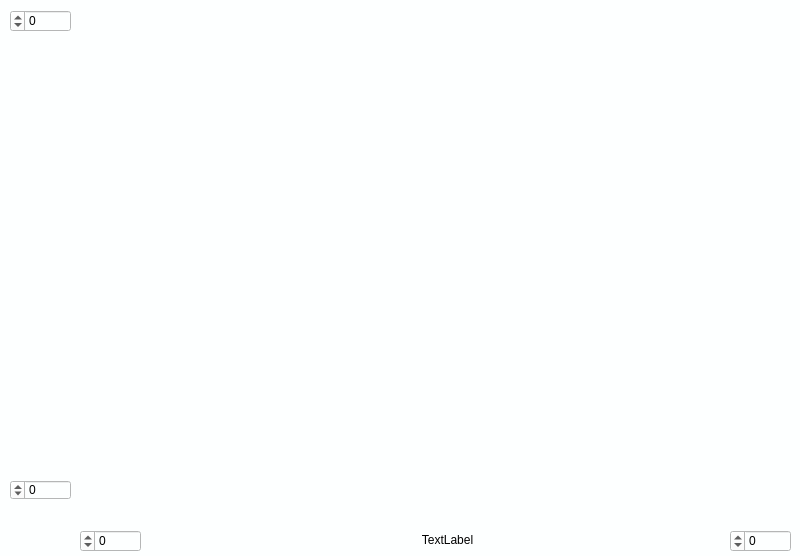
<?xml version="1.0" encoding="UTF-8"?>
<ui version="4.0">
 <class>plot</class>
 <widget class="QWidget" name="plot">
  <property name="enabled">
   <bool>true</bool>
  </property>
  <property name="geometry">
   <rect>
    <x>0</x>
    <y>0</y>
    <width>800</width>
    <height>556</height>
   </rect>
  </property>
  <property name="minimumSize">
   <size>
    <width>400</width>
    <height>300</height>
   </size>
  </property>
  <property name="maximumSize">
   <size>
    <width>800</width>
    <height>600</height>
   </size>
  </property>
  <property name="palette">
   <palette>
    <active>
     <colorrole role="Button">
      <brush brushstyle="SolidPattern">
       <color alpha="255">
        <red>253</red>
        <green>255</green>
        <blue>255</blue>
       </color>
      </brush>
     </colorrole>
     <colorrole role="Base">
      <brush brushstyle="SolidPattern">
       <color alpha="255">
        <red>253</red>
        <green>255</green>
        <blue>255</blue>
       </color>
      </brush>
     </colorrole>
     <colorrole role="Window">
      <brush brushstyle="SolidPattern">
       <color alpha="255">
        <red>253</red>
        <green>255</green>
        <blue>255</blue>
       </color>
      </brush>
     </colorrole>
    </active>
    <inactive>
     <colorrole role="Button">
      <brush brushstyle="SolidPattern">
       <color alpha="255">
        <red>253</red>
        <green>255</green>
        <blue>255</blue>
       </color>
      </brush>
     </colorrole>
     <colorrole role="Base">
      <brush brushstyle="SolidPattern">
       <color alpha="255">
        <red>253</red>
        <green>255</green>
        <blue>255</blue>
       </color>
      </brush>
     </colorrole>
     <colorrole role="Window">
      <brush brushstyle="SolidPattern">
       <color alpha="255">
        <red>253</red>
        <green>255</green>
        <blue>255</blue>
       </color>
      </brush>
     </colorrole>
    </inactive>
    <disabled>
     <colorrole role="Button">
      <brush brushstyle="SolidPattern">
       <color alpha="255">
        <red>253</red>
        <green>255</green>
        <blue>255</blue>
       </color>
      </brush>
     </colorrole>
     <colorrole role="Base">
      <brush brushstyle="SolidPattern">
       <color alpha="255">
        <red>253</red>
        <green>255</green>
        <blue>255</blue>
       </color>
      </brush>
     </colorrole>
     <colorrole role="Window">
      <brush brushstyle="SolidPattern">
       <color alpha="255">
        <red>253</red>
        <green>255</green>
        <blue>255</blue>
       </color>
      </brush>
     </colorrole>
    </disabled>
   </palette>
  </property>
  <property name="windowTitle">
   <string>Form</string>
  </property>
  <property name="layoutDirection">
   <enum>Qt::RightToLeft</enum>
  </property>
  <property name="styleSheet">
   <string notr="true">QWidget{
   background-color: rgb(253, 255, 255)
}</string>
  </property>
  <widget class="QCustomPlot" name="widget" native="true">
   <property name="geometry">
    <rect>
     <x>69</x>
     <y>0</y>
     <width>731</width>
     <height>521</height>
    </rect>
   </property>
   <property name="palette">
    <palette>
     <active>
      <colorrole role="Button">
       <brush brushstyle="SolidPattern">
        <color alpha="255">
         <red>253</red>
         <green>255</green>
         <blue>255</blue>
        </color>
       </brush>
      </colorrole>
      <colorrole role="Base">
       <brush brushstyle="SolidPattern">
        <color alpha="255">
         <red>253</red>
         <green>255</green>
         <blue>255</blue>
        </color>
       </brush>
      </colorrole>
      <colorrole role="Window">
       <brush brushstyle="SolidPattern">
        <color alpha="255">
         <red>253</red>
         <green>255</green>
         <blue>255</blue>
        </color>
       </brush>
      </colorrole>
     </active>
     <inactive>
      <colorrole role="Button">
       <brush brushstyle="SolidPattern">
        <color alpha="255">
         <red>253</red>
         <green>255</green>
         <blue>255</blue>
        </color>
       </brush>
      </colorrole>
      <colorrole role="Base">
       <brush brushstyle="SolidPattern">
        <color alpha="255">
         <red>253</red>
         <green>255</green>
         <blue>255</blue>
        </color>
       </brush>
      </colorrole>
      <colorrole role="Window">
       <brush brushstyle="SolidPattern">
        <color alpha="255">
         <red>253</red>
         <green>255</green>
         <blue>255</blue>
        </color>
       </brush>
      </colorrole>
     </inactive>
     <disabled>
      <colorrole role="Button">
       <brush brushstyle="SolidPattern">
        <color alpha="255">
         <red>253</red>
         <green>255</green>
         <blue>255</blue>
        </color>
       </brush>
      </colorrole>
      <colorrole role="Base">
       <brush brushstyle="SolidPattern">
        <color alpha="255">
         <red>253</red>
         <green>255</green>
         <blue>255</blue>
        </color>
       </brush>
      </colorrole>
      <colorrole role="Window">
       <brush brushstyle="SolidPattern">
        <color alpha="255">
         <red>253</red>
         <green>255</green>
         <blue>255</blue>
        </color>
       </brush>
      </colorrole>
     </disabled>
    </palette>
   </property>
  </widget>
  <widget class="QSpinBox" name="yMax">
   <property name="enabled">
    <bool>true</bool>
   </property>
   <property name="geometry">
    <rect>
     <x>10</x>
     <y>10</y>
     <width>61</width>
     <height>22</height>
    </rect>
   </property>
   <property name="palette">
    <palette>
     <active>
      <colorrole role="WindowText">
       <brush brushstyle="SolidPattern">
        <color alpha="255">
         <red>0</red>
         <green>0</green>
         <blue>0</blue>
        </color>
       </brush>
      </colorrole>
      <colorrole role="Button">
       <brush brushstyle="SolidPattern">
        <color alpha="255">
         <red>253</red>
         <green>255</green>
         <blue>255</blue>
        </color>
       </brush>
      </colorrole>
      <colorrole role="Text">
       <brush brushstyle="SolidPattern">
        <color alpha="255">
         <red>0</red>
         <green>0</green>
         <blue>0</blue>
        </color>
       </brush>
      </colorrole>
      <colorrole role="ButtonText">
       <brush brushstyle="SolidPattern">
        <color alpha="255">
         <red>0</red>
         <green>0</green>
         <blue>0</blue>
        </color>
       </brush>
      </colorrole>
      <colorrole role="Base">
       <brush brushstyle="SolidPattern">
        <color alpha="255">
         <red>253</red>
         <green>255</green>
         <blue>255</blue>
        </color>
       </brush>
      </colorrole>
      <colorrole role="Window">
       <brush brushstyle="SolidPattern">
        <color alpha="255">
         <red>253</red>
         <green>255</green>
         <blue>255</blue>
        </color>
       </brush>
      </colorrole>
      <colorrole role="PlaceholderText">
       <brush brushstyle="SolidPattern">
        <color alpha="128">
         <red>0</red>
         <green>0</green>
         <blue>0</blue>
        </color>
       </brush>
      </colorrole>
     </active>
     <inactive>
      <colorrole role="WindowText">
       <brush brushstyle="SolidPattern">
        <color alpha="255">
         <red>0</red>
         <green>0</green>
         <blue>0</blue>
        </color>
       </brush>
      </colorrole>
      <colorrole role="Button">
       <brush brushstyle="SolidPattern">
        <color alpha="255">
         <red>253</red>
         <green>255</green>
         <blue>255</blue>
        </color>
       </brush>
      </colorrole>
      <colorrole role="Text">
       <brush brushstyle="SolidPattern">
        <color alpha="255">
         <red>0</red>
         <green>0</green>
         <blue>0</blue>
        </color>
       </brush>
      </colorrole>
      <colorrole role="ButtonText">
       <brush brushstyle="SolidPattern">
        <color alpha="255">
         <red>0</red>
         <green>0</green>
         <blue>0</blue>
        </color>
       </brush>
      </colorrole>
      <colorrole role="Base">
       <brush brushstyle="SolidPattern">
        <color alpha="255">
         <red>253</red>
         <green>255</green>
         <blue>255</blue>
        </color>
       </brush>
      </colorrole>
      <colorrole role="Window">
       <brush brushstyle="SolidPattern">
        <color alpha="255">
         <red>253</red>
         <green>255</green>
         <blue>255</blue>
        </color>
       </brush>
      </colorrole>
      <colorrole role="PlaceholderText">
       <brush brushstyle="SolidPattern">
        <color alpha="128">
         <red>0</red>
         <green>0</green>
         <blue>0</blue>
        </color>
       </brush>
      </colorrole>
     </inactive>
     <disabled>
      <colorrole role="WindowText">
       <brush brushstyle="SolidPattern">
        <color alpha="255">
         <red>0</red>
         <green>0</green>
         <blue>0</blue>
        </color>
       </brush>
      </colorrole>
      <colorrole role="Button">
       <brush brushstyle="SolidPattern">
        <color alpha="255">
         <red>253</red>
         <green>255</green>
         <blue>255</blue>
        </color>
       </brush>
      </colorrole>
      <colorrole role="Text">
       <brush brushstyle="SolidPattern">
        <color alpha="255">
         <red>0</red>
         <green>0</green>
         <blue>0</blue>
        </color>
       </brush>
      </colorrole>
      <colorrole role="ButtonText">
       <brush brushstyle="SolidPattern">
        <color alpha="255">
         <red>0</red>
         <green>0</green>
         <blue>0</blue>
        </color>
       </brush>
      </colorrole>
      <colorrole role="Base">
       <brush brushstyle="SolidPattern">
        <color alpha="255">
         <red>253</red>
         <green>255</green>
         <blue>255</blue>
        </color>
       </brush>
      </colorrole>
      <colorrole role="Window">
       <brush brushstyle="SolidPattern">
        <color alpha="255">
         <red>253</red>
         <green>255</green>
         <blue>255</blue>
        </color>
       </brush>
      </colorrole>
      <colorrole role="PlaceholderText">
       <brush brushstyle="SolidPattern">
        <color alpha="128">
         <red>0</red>
         <green>0</green>
         <blue>0</blue>
        </color>
       </brush>
      </colorrole>
     </disabled>
    </palette>
   </property>
   <property name="contextMenuPolicy">
    <enum>Qt::DefaultContextMenu</enum>
   </property>
   <property name="styleSheet">
    <string notr="true">QSpinBox{
 color :rgb(0, 0, 0);
}</string>
   </property>
   <property name="minimum">
    <number>-100000</number>
   </property>
   <property name="maximum">
    <number>1000000</number>
   </property>
   <property name="singleStep">
    <number>1</number>
   </property>
  </widget>
  <widget class="QSpinBox" name="yMin">
   <property name="enabled">
    <bool>true</bool>
   </property>
   <property name="geometry">
    <rect>
     <x>10</x>
     <y>480</y>
     <width>61</width>
     <height>20</height>
    </rect>
   </property>
   <property name="palette">
    <palette>
     <active>
      <colorrole role="WindowText">
       <brush brushstyle="SolidPattern">
        <color alpha="255">
         <red>0</red>
         <green>0</green>
         <blue>0</blue>
        </color>
       </brush>
      </colorrole>
      <colorrole role="Button">
       <brush brushstyle="SolidPattern">
        <color alpha="255">
         <red>253</red>
         <green>255</green>
         <blue>255</blue>
        </color>
       </brush>
      </colorrole>
      <colorrole role="Text">
       <brush brushstyle="SolidPattern">
        <color alpha="255">
         <red>0</red>
         <green>0</green>
         <blue>0</blue>
        </color>
       </brush>
      </colorrole>
      <colorrole role="ButtonText">
       <brush brushstyle="SolidPattern">
        <color alpha="255">
         <red>0</red>
         <green>0</green>
         <blue>0</blue>
        </color>
       </brush>
      </colorrole>
      <colorrole role="Base">
       <brush brushstyle="SolidPattern">
        <color alpha="255">
         <red>253</red>
         <green>255</green>
         <blue>255</blue>
        </color>
       </brush>
      </colorrole>
      <colorrole role="Window">
       <brush brushstyle="SolidPattern">
        <color alpha="255">
         <red>253</red>
         <green>255</green>
         <blue>255</blue>
        </color>
       </brush>
      </colorrole>
      <colorrole role="PlaceholderText">
       <brush brushstyle="SolidPattern">
        <color alpha="128">
         <red>0</red>
         <green>0</green>
         <blue>0</blue>
        </color>
       </brush>
      </colorrole>
     </active>
     <inactive>
      <colorrole role="WindowText">
       <brush brushstyle="SolidPattern">
        <color alpha="255">
         <red>0</red>
         <green>0</green>
         <blue>0</blue>
        </color>
       </brush>
      </colorrole>
      <colorrole role="Button">
       <brush brushstyle="SolidPattern">
        <color alpha="255">
         <red>253</red>
         <green>255</green>
         <blue>255</blue>
        </color>
       </brush>
      </colorrole>
      <colorrole role="Text">
       <brush brushstyle="SolidPattern">
        <color alpha="255">
         <red>0</red>
         <green>0</green>
         <blue>0</blue>
        </color>
       </brush>
      </colorrole>
      <colorrole role="ButtonText">
       <brush brushstyle="SolidPattern">
        <color alpha="255">
         <red>0</red>
         <green>0</green>
         <blue>0</blue>
        </color>
       </brush>
      </colorrole>
      <colorrole role="Base">
       <brush brushstyle="SolidPattern">
        <color alpha="255">
         <red>253</red>
         <green>255</green>
         <blue>255</blue>
        </color>
       </brush>
      </colorrole>
      <colorrole role="Window">
       <brush brushstyle="SolidPattern">
        <color alpha="255">
         <red>253</red>
         <green>255</green>
         <blue>255</blue>
        </color>
       </brush>
      </colorrole>
      <colorrole role="PlaceholderText">
       <brush brushstyle="SolidPattern">
        <color alpha="128">
         <red>0</red>
         <green>0</green>
         <blue>0</blue>
        </color>
       </brush>
      </colorrole>
     </inactive>
     <disabled>
      <colorrole role="WindowText">
       <brush brushstyle="SolidPattern">
        <color alpha="255">
         <red>0</red>
         <green>0</green>
         <blue>0</blue>
        </color>
       </brush>
      </colorrole>
      <colorrole role="Button">
       <brush brushstyle="SolidPattern">
        <color alpha="255">
         <red>253</red>
         <green>255</green>
         <blue>255</blue>
        </color>
       </brush>
      </colorrole>
      <colorrole role="Text">
       <brush brushstyle="SolidPattern">
        <color alpha="255">
         <red>0</red>
         <green>0</green>
         <blue>0</blue>
        </color>
       </brush>
      </colorrole>
      <colorrole role="ButtonText">
       <brush brushstyle="SolidPattern">
        <color alpha="255">
         <red>0</red>
         <green>0</green>
         <blue>0</blue>
        </color>
       </brush>
      </colorrole>
      <colorrole role="Base">
       <brush brushstyle="SolidPattern">
        <color alpha="255">
         <red>253</red>
         <green>255</green>
         <blue>255</blue>
        </color>
       </brush>
      </colorrole>
      <colorrole role="Window">
       <brush brushstyle="SolidPattern">
        <color alpha="255">
         <red>253</red>
         <green>255</green>
         <blue>255</blue>
        </color>
       </brush>
      </colorrole>
      <colorrole role="PlaceholderText">
       <brush brushstyle="SolidPattern">
        <color alpha="128">
         <red>0</red>
         <green>0</green>
         <blue>0</blue>
        </color>
       </brush>
      </colorrole>
     </disabled>
    </palette>
   </property>
   <property name="contextMenuPolicy">
    <enum>Qt::DefaultContextMenu</enum>
   </property>
   <property name="styleSheet">
    <string notr="true">QSpinBox{
 color :rgb(0, 0, 0);
}</string>
   </property>
   <property name="minimum">
    <number>-100000</number>
   </property>
   <property name="maximum">
    <number>1000000</number>
   </property>
   <property name="singleStep">
    <number>1</number>
   </property>
  </widget>
  <widget class="QSpinBox" name="xMin">
   <property name="enabled">
    <bool>true</bool>
   </property>
   <property name="geometry">
    <rect>
     <x>80</x>
     <y>530</y>
     <width>61</width>
     <height>22</height>
    </rect>
   </property>
   <property name="palette">
    <palette>
     <active>
      <colorrole role="WindowText">
       <brush brushstyle="SolidPattern">
        <color alpha="255">
         <red>0</red>
         <green>0</green>
         <blue>0</blue>
        </color>
       </brush>
      </colorrole>
      <colorrole role="Button">
       <brush brushstyle="SolidPattern">
        <color alpha="255">
         <red>253</red>
         <green>255</green>
         <blue>255</blue>
        </color>
       </brush>
      </colorrole>
      <colorrole role="Text">
       <brush brushstyle="SolidPattern">
        <color alpha="255">
         <red>0</red>
         <green>0</green>
         <blue>0</blue>
        </color>
       </brush>
      </colorrole>
      <colorrole role="ButtonText">
       <brush brushstyle="SolidPattern">
        <color alpha="255">
         <red>0</red>
         <green>0</green>
         <blue>0</blue>
        </color>
       </brush>
      </colorrole>
      <colorrole role="Base">
       <brush brushstyle="SolidPattern">
        <color alpha="255">
         <red>253</red>
         <green>255</green>
         <blue>255</blue>
        </color>
       </brush>
      </colorrole>
      <colorrole role="Window">
       <brush brushstyle="SolidPattern">
        <color alpha="255">
         <red>253</red>
         <green>255</green>
         <blue>255</blue>
        </color>
       </brush>
      </colorrole>
      <colorrole role="PlaceholderText">
       <brush brushstyle="SolidPattern">
        <color alpha="128">
         <red>0</red>
         <green>0</green>
         <blue>0</blue>
        </color>
       </brush>
      </colorrole>
     </active>
     <inactive>
      <colorrole role="WindowText">
       <brush brushstyle="SolidPattern">
        <color alpha="255">
         <red>0</red>
         <green>0</green>
         <blue>0</blue>
        </color>
       </brush>
      </colorrole>
      <colorrole role="Button">
       <brush brushstyle="SolidPattern">
        <color alpha="255">
         <red>253</red>
         <green>255</green>
         <blue>255</blue>
        </color>
       </brush>
      </colorrole>
      <colorrole role="Text">
       <brush brushstyle="SolidPattern">
        <color alpha="255">
         <red>0</red>
         <green>0</green>
         <blue>0</blue>
        </color>
       </brush>
      </colorrole>
      <colorrole role="ButtonText">
       <brush brushstyle="SolidPattern">
        <color alpha="255">
         <red>0</red>
         <green>0</green>
         <blue>0</blue>
        </color>
       </brush>
      </colorrole>
      <colorrole role="Base">
       <brush brushstyle="SolidPattern">
        <color alpha="255">
         <red>253</red>
         <green>255</green>
         <blue>255</blue>
        </color>
       </brush>
      </colorrole>
      <colorrole role="Window">
       <brush brushstyle="SolidPattern">
        <color alpha="255">
         <red>253</red>
         <green>255</green>
         <blue>255</blue>
        </color>
       </brush>
      </colorrole>
      <colorrole role="PlaceholderText">
       <brush brushstyle="SolidPattern">
        <color alpha="128">
         <red>0</red>
         <green>0</green>
         <blue>0</blue>
        </color>
       </brush>
      </colorrole>
     </inactive>
     <disabled>
      <colorrole role="WindowText">
       <brush brushstyle="SolidPattern">
        <color alpha="255">
         <red>0</red>
         <green>0</green>
         <blue>0</blue>
        </color>
       </brush>
      </colorrole>
      <colorrole role="Button">
       <brush brushstyle="SolidPattern">
        <color alpha="255">
         <red>253</red>
         <green>255</green>
         <blue>255</blue>
        </color>
       </brush>
      </colorrole>
      <colorrole role="Text">
       <brush brushstyle="SolidPattern">
        <color alpha="255">
         <red>0</red>
         <green>0</green>
         <blue>0</blue>
        </color>
       </brush>
      </colorrole>
      <colorrole role="ButtonText">
       <brush brushstyle="SolidPattern">
        <color alpha="255">
         <red>0</red>
         <green>0</green>
         <blue>0</blue>
        </color>
       </brush>
      </colorrole>
      <colorrole role="Base">
       <brush brushstyle="SolidPattern">
        <color alpha="255">
         <red>253</red>
         <green>255</green>
         <blue>255</blue>
        </color>
       </brush>
      </colorrole>
      <colorrole role="Window">
       <brush brushstyle="SolidPattern">
        <color alpha="255">
         <red>253</red>
         <green>255</green>
         <blue>255</blue>
        </color>
       </brush>
      </colorrole>
      <colorrole role="PlaceholderText">
       <brush brushstyle="SolidPattern">
        <color alpha="128">
         <red>0</red>
         <green>0</green>
         <blue>0</blue>
        </color>
       </brush>
      </colorrole>
     </disabled>
    </palette>
   </property>
   <property name="contextMenuPolicy">
    <enum>Qt::DefaultContextMenu</enum>
   </property>
   <property name="styleSheet">
    <string notr="true">QSpinBox{
 color :rgb(0, 0, 0);
}</string>
   </property>
   <property name="minimum">
    <number>-100000</number>
   </property>
   <property name="maximum">
    <number>1000000</number>
   </property>
   <property name="singleStep">
    <number>1</number>
   </property>
  </widget>
  <widget class="QSpinBox" name="xMax">
   <property name="enabled">
    <bool>true</bool>
   </property>
   <property name="geometry">
    <rect>
     <x>730</x>
     <y>530</y>
     <width>61</width>
     <height>22</height>
    </rect>
   </property>
   <property name="palette">
    <palette>
     <active>
      <colorrole role="WindowText">
       <brush brushstyle="SolidPattern">
        <color alpha="255">
         <red>0</red>
         <green>0</green>
         <blue>0</blue>
        </color>
       </brush>
      </colorrole>
      <colorrole role="Button">
       <brush brushstyle="SolidPattern">
        <color alpha="255">
         <red>253</red>
         <green>255</green>
         <blue>255</blue>
        </color>
       </brush>
      </colorrole>
      <colorrole role="Text">
       <brush brushstyle="SolidPattern">
        <color alpha="255">
         <red>0</red>
         <green>0</green>
         <blue>0</blue>
        </color>
       </brush>
      </colorrole>
      <colorrole role="ButtonText">
       <brush brushstyle="SolidPattern">
        <color alpha="255">
         <red>0</red>
         <green>0</green>
         <blue>0</blue>
        </color>
       </brush>
      </colorrole>
      <colorrole role="Base">
       <brush brushstyle="SolidPattern">
        <color alpha="255">
         <red>253</red>
         <green>255</green>
         <blue>255</blue>
        </color>
       </brush>
      </colorrole>
      <colorrole role="Window">
       <brush brushstyle="SolidPattern">
        <color alpha="255">
         <red>253</red>
         <green>255</green>
         <blue>255</blue>
        </color>
       </brush>
      </colorrole>
      <colorrole role="PlaceholderText">
       <brush brushstyle="SolidPattern">
        <color alpha="128">
         <red>0</red>
         <green>0</green>
         <blue>0</blue>
        </color>
       </brush>
      </colorrole>
     </active>
     <inactive>
      <colorrole role="WindowText">
       <brush brushstyle="SolidPattern">
        <color alpha="255">
         <red>0</red>
         <green>0</green>
         <blue>0</blue>
        </color>
       </brush>
      </colorrole>
      <colorrole role="Button">
       <brush brushstyle="SolidPattern">
        <color alpha="255">
         <red>253</red>
         <green>255</green>
         <blue>255</blue>
        </color>
       </brush>
      </colorrole>
      <colorrole role="Text">
       <brush brushstyle="SolidPattern">
        <color alpha="255">
         <red>0</red>
         <green>0</green>
         <blue>0</blue>
        </color>
       </brush>
      </colorrole>
      <colorrole role="ButtonText">
       <brush brushstyle="SolidPattern">
        <color alpha="255">
         <red>0</red>
         <green>0</green>
         <blue>0</blue>
        </color>
       </brush>
      </colorrole>
      <colorrole role="Base">
       <brush brushstyle="SolidPattern">
        <color alpha="255">
         <red>253</red>
         <green>255</green>
         <blue>255</blue>
        </color>
       </brush>
      </colorrole>
      <colorrole role="Window">
       <brush brushstyle="SolidPattern">
        <color alpha="255">
         <red>253</red>
         <green>255</green>
         <blue>255</blue>
        </color>
       </brush>
      </colorrole>
      <colorrole role="PlaceholderText">
       <brush brushstyle="SolidPattern">
        <color alpha="128">
         <red>0</red>
         <green>0</green>
         <blue>0</blue>
        </color>
       </brush>
      </colorrole>
     </inactive>
     <disabled>
      <colorrole role="WindowText">
       <brush brushstyle="SolidPattern">
        <color alpha="255">
         <red>0</red>
         <green>0</green>
         <blue>0</blue>
        </color>
       </brush>
      </colorrole>
      <colorrole role="Button">
       <brush brushstyle="SolidPattern">
        <color alpha="255">
         <red>253</red>
         <green>255</green>
         <blue>255</blue>
        </color>
       </brush>
      </colorrole>
      <colorrole role="Text">
       <brush brushstyle="SolidPattern">
        <color alpha="255">
         <red>0</red>
         <green>0</green>
         <blue>0</blue>
        </color>
       </brush>
      </colorrole>
      <colorrole role="ButtonText">
       <brush brushstyle="SolidPattern">
        <color alpha="255">
         <red>0</red>
         <green>0</green>
         <blue>0</blue>
        </color>
       </brush>
      </colorrole>
      <colorrole role="Base">
       <brush brushstyle="SolidPattern">
        <color alpha="255">
         <red>253</red>
         <green>255</green>
         <blue>255</blue>
        </color>
       </brush>
      </colorrole>
      <colorrole role="Window">
       <brush brushstyle="SolidPattern">
        <color alpha="255">
         <red>253</red>
         <green>255</green>
         <blue>255</blue>
        </color>
       </brush>
      </colorrole>
      <colorrole role="PlaceholderText">
       <brush brushstyle="SolidPattern">
        <color alpha="128">
         <red>0</red>
         <green>0</green>
         <blue>0</blue>
        </color>
       </brush>
      </colorrole>
     </disabled>
    </palette>
   </property>
   <property name="contextMenuPolicy">
    <enum>Qt::DefaultContextMenu</enum>
   </property>
   <property name="styleSheet">
    <string notr="true">QSpinBox{
 color :rgb(0, 0, 0);
}</string>
   </property>
   <property name="minimum">
    <number>-100000</number>
   </property>
   <property name="maximum">
    <number>1000000</number>
   </property>
   <property name="singleStep">
    <number>1</number>
   </property>
  </widget>
  <widget class="QLabel" name="label">
   <property name="geometry">
    <rect>
     <x>237</x>
     <y>530</y>
     <width>421</width>
     <height>20</height>
    </rect>
   </property>
   <property name="layoutDirection">
    <enum>Qt::RightToLeft</enum>
   </property>
   <property name="styleSheet">
    <string notr="true">QLabel {
   color: rgb(0, 0, 0);
}</string>
   </property>
   <property name="text">
    <string>TextLabel</string>
   </property>
   <property name="alignment">
    <set>Qt::AlignCenter</set>
   </property>
  </widget>
 </widget>
 <customwidgets>
  <customwidget>
   <class>QCustomPlot</class>
   <extends>QWidget</extends>
   <header location="global">qcustomplot.h</header>
   <container>1</container>
  </customwidget>
 </customwidgets>
 <resources/>
 <connections/>
</ui>
